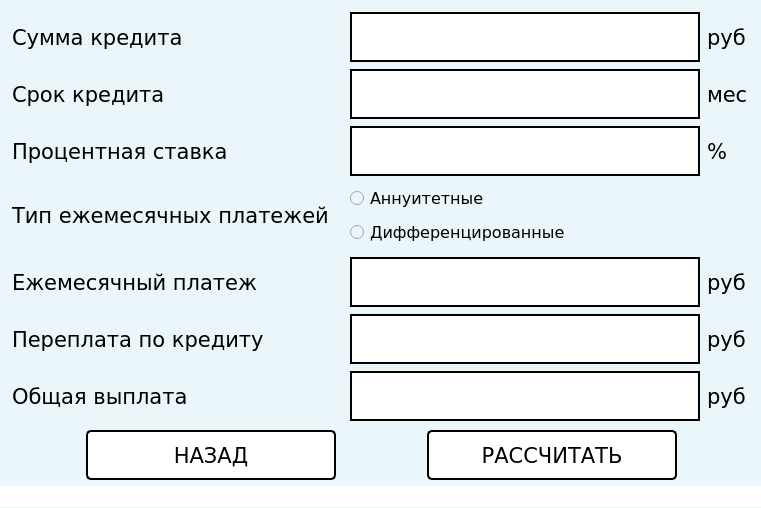
<?xml version="1.0" encoding="UTF-8"?>
<ui version="4.0">
 <class>Credit</class>
 <widget class="QWidget" name="Credit">
  <property name="geometry">
   <rect>
    <x>0</x>
    <y>0</y>
    <width>761</width>
    <height>508</height>
   </rect>
  </property>
  <property name="minimumSize">
   <size>
    <width>0</width>
    <height>0</height>
   </size>
  </property>
  <property name="maximumSize">
   <size>
    <width>1000</width>
    <height>1000</height>
   </size>
  </property>
  <property name="windowTitle">
   <string>Кредитный калькулятор</string>
  </property>
  <property name="styleSheet">
   <string notr="true">background-color: rgb(234, 246, 249)</string>
  </property>
  <widget class="QLabel" name="label_error">
   <property name="geometry">
    <rect>
     <x>0</x>
     <y>486</y>
     <width>761</width>
     <height>21</height>
    </rect>
   </property>
   <property name="minimumSize">
    <size>
     <width>500</width>
     <height>0</height>
    </size>
   </property>
   <property name="maximumSize">
    <size>
     <width>1000</width>
     <height>16777215</height>
    </size>
   </property>
   <property name="font">
    <font>
     <family>Verdana</family>
     <pointsize>10</pointsize>
     <bold>true</bold>
    </font>
   </property>
   <property name="styleSheet">
    <string notr="true">background-color: white;
border: 0px solid black;
border-left: 0px;
border-right: 0px;
color: red;
</string>
   </property>
   <property name="text">
    <string/>
   </property>
   <property name="alignment">
    <set>Qt::AlignCenter</set>
   </property>
  </widget>
  <widget class="QLabel" name="result_pay">
   <property name="geometry">
    <rect>
     <x>350</x>
     <y>257</y>
     <width>350</width>
     <height>50</height>
    </rect>
   </property>
   <property name="minimumSize">
    <size>
     <width>350</width>
     <height>50</height>
    </size>
   </property>
   <property name="maximumSize">
    <size>
     <width>350</width>
     <height>50</height>
    </size>
   </property>
   <property name="font">
    <font>
     <family>Verdana</family>
     <pointsize>16</pointsize>
     <bold>false</bold>
    </font>
   </property>
   <property name="cursor">
    <cursorShape>IBeamCursor</cursorShape>
   </property>
   <property name="mouseTracking">
    <bool>true</bool>
   </property>
   <property name="tabletTracking">
    <bool>false</bool>
   </property>
   <property name="focusPolicy">
    <enum>Qt::NoFocus</enum>
   </property>
   <property name="acceptDrops">
    <bool>false</bool>
   </property>
   <property name="styleSheet">
    <string notr="true">QLabel {
background-color: white;
border: 2px solid black;
color: black;
font-size: 16pt;
}</string>
   </property>
   <property name="text">
    <string/>
   </property>
   <property name="alignment">
    <set>Qt::AlignCenter</set>
   </property>
   <property name="wordWrap">
    <bool>false</bool>
   </property>
  </widget>
  <widget class="QLabel" name="result_proc">
   <property name="geometry">
    <rect>
     <x>350</x>
     <y>314</y>
     <width>350</width>
     <height>50</height>
    </rect>
   </property>
   <property name="minimumSize">
    <size>
     <width>350</width>
     <height>50</height>
    </size>
   </property>
   <property name="maximumSize">
    <size>
     <width>350</width>
     <height>50</height>
    </size>
   </property>
   <property name="font">
    <font>
     <family>Verdana</family>
     <pointsize>20</pointsize>
     <bold>false</bold>
    </font>
   </property>
   <property name="cursor">
    <cursorShape>IBeamCursor</cursorShape>
   </property>
   <property name="mouseTracking">
    <bool>true</bool>
   </property>
   <property name="styleSheet">
    <string notr="true">QLabel {
background-color: white;
border: 2px solid black;
color: black;
font-size: 20pt;
}</string>
   </property>
   <property name="text">
    <string/>
   </property>
   <property name="alignment">
    <set>Qt::AlignCenter</set>
   </property>
   <property name="wordWrap">
    <bool>false</bool>
   </property>
  </widget>
  <widget class="QLabel" name="result_pay_proc">
   <property name="geometry">
    <rect>
     <x>350</x>
     <y>371</y>
     <width>350</width>
     <height>50</height>
    </rect>
   </property>
   <property name="minimumSize">
    <size>
     <width>350</width>
     <height>50</height>
    </size>
   </property>
   <property name="maximumSize">
    <size>
     <width>350</width>
     <height>50</height>
    </size>
   </property>
   <property name="font">
    <font>
     <family>Verdana</family>
     <pointsize>20</pointsize>
     <bold>false</bold>
    </font>
   </property>
   <property name="cursor">
    <cursorShape>IBeamCursor</cursorShape>
   </property>
   <property name="mouseTracking">
    <bool>true</bool>
   </property>
   <property name="styleSheet">
    <string notr="true">QLabel {
background-color: white;
border: 2px solid black;
color: black;
font-size: 20pt;
}</string>
   </property>
   <property name="text">
    <string/>
   </property>
   <property name="alignment">
    <set>Qt::AlignCenter</set>
   </property>
   <property name="wordWrap">
    <bool>false</bool>
   </property>
  </widget>
  <widget class="QLabel" name="x_min_7">
   <property name="geometry">
    <rect>
     <x>707</x>
     <y>136</y>
     <width>50</width>
     <height>30</height>
    </rect>
   </property>
   <property name="minimumSize">
    <size>
     <width>0</width>
     <height>30</height>
    </size>
   </property>
   <property name="maximumSize">
    <size>
     <width>16777215</width>
     <height>30</height>
    </size>
   </property>
   <property name="font">
    <font>
     <family>Verdana</family>
     <pointsize>16</pointsize>
    </font>
   </property>
   <property name="text">
    <string>%</string>
   </property>
   <property name="alignment">
    <set>Qt::AlignLeading|Qt::AlignLeft|Qt::AlignVCenter</set>
   </property>
  </widget>
  <widget class="QLabel" name="x_min_3">
   <property name="geometry">
    <rect>
     <x>12</x>
     <y>136</y>
     <width>331</width>
     <height>30</height>
    </rect>
   </property>
   <property name="minimumSize">
    <size>
     <width>0</width>
     <height>30</height>
    </size>
   </property>
   <property name="maximumSize">
    <size>
     <width>16777215</width>
     <height>30</height>
    </size>
   </property>
   <property name="font">
    <font>
     <family>Verdana</family>
     <pointsize>16</pointsize>
    </font>
   </property>
   <property name="text">
    <string>Процентная ставка</string>
   </property>
   <property name="alignment">
    <set>Qt::AlignLeading|Qt::AlignLeft|Qt::AlignVCenter</set>
   </property>
  </widget>
  <widget class="QLabel" name="x_min_12">
   <property name="geometry">
    <rect>
     <x>707</x>
     <y>324</y>
     <width>50</width>
     <height>30</height>
    </rect>
   </property>
   <property name="minimumSize">
    <size>
     <width>0</width>
     <height>30</height>
    </size>
   </property>
   <property name="maximumSize">
    <size>
     <width>16777215</width>
     <height>30</height>
    </size>
   </property>
   <property name="font">
    <font>
     <family>Verdana</family>
     <pointsize>16</pointsize>
    </font>
   </property>
   <property name="text">
    <string>руб</string>
   </property>
   <property name="alignment">
    <set>Qt::AlignLeading|Qt::AlignLeft|Qt::AlignVCenter</set>
   </property>
  </widget>
  <widget class="QLabel" name="x_min_5">
   <property name="geometry">
    <rect>
     <x>707</x>
     <y>22</y>
     <width>50</width>
     <height>30</height>
    </rect>
   </property>
   <property name="minimumSize">
    <size>
     <width>0</width>
     <height>30</height>
    </size>
   </property>
   <property name="maximumSize">
    <size>
     <width>16777215</width>
     <height>30</height>
    </size>
   </property>
   <property name="font">
    <font>
     <family>Verdana</family>
     <pointsize>16</pointsize>
    </font>
   </property>
   <property name="text">
    <string>руб</string>
   </property>
   <property name="alignment">
    <set>Qt::AlignLeading|Qt::AlignLeft|Qt::AlignVCenter</set>
   </property>
  </widget>
  <widget class="QLabel" name="x_min_4">
   <property name="geometry">
    <rect>
     <x>12</x>
     <y>186</y>
     <width>331</width>
     <height>60</height>
    </rect>
   </property>
   <property name="minimumSize">
    <size>
     <width>0</width>
     <height>30</height>
    </size>
   </property>
   <property name="maximumSize">
    <size>
     <width>16777215</width>
     <height>60</height>
    </size>
   </property>
   <property name="font">
    <font>
     <family>Verdana</family>
     <pointsize>16</pointsize>
    </font>
   </property>
   <property name="text">
    <string>&lt;html&gt;&lt;head/&gt;&lt;body&gt;&lt;p&gt;Тип ежемесячных платежей&lt;/p&gt;&lt;/body&gt;&lt;/html&gt;</string>
   </property>
   <property name="alignment">
    <set>Qt::AlignLeading|Qt::AlignLeft|Qt::AlignVCenter</set>
   </property>
   <property name="wordWrap">
    <bool>true</bool>
   </property>
  </widget>
  <widget class="QLabel" name="x_min_2">
   <property name="geometry">
    <rect>
     <x>12</x>
     <y>79</y>
     <width>331</width>
     <height>30</height>
    </rect>
   </property>
   <property name="minimumSize">
    <size>
     <width>0</width>
     <height>30</height>
    </size>
   </property>
   <property name="maximumSize">
    <size>
     <width>16777215</width>
     <height>30</height>
    </size>
   </property>
   <property name="font">
    <font>
     <family>Verdana</family>
     <pointsize>16</pointsize>
    </font>
   </property>
   <property name="text">
    <string>Срок кредита</string>
   </property>
   <property name="alignment">
    <set>Qt::AlignLeading|Qt::AlignLeft|Qt::AlignVCenter</set>
   </property>
  </widget>
  <widget class="QLineEdit" name="Summa_credit_lab">
   <property name="geometry">
    <rect>
     <x>350</x>
     <y>12</y>
     <width>350</width>
     <height>50</height>
    </rect>
   </property>
   <property name="minimumSize">
    <size>
     <width>350</width>
     <height>50</height>
    </size>
   </property>
   <property name="maximumSize">
    <size>
     <width>350</width>
     <height>50</height>
    </size>
   </property>
   <property name="font">
    <font>
     <family>Verdana</family>
     <pointsize>21</pointsize>
    </font>
   </property>
   <property name="styleSheet">
    <string notr="true">QLineEdit {
background-color: white;
border: 2px solid black;

color: black;
font-size: 21pt;
}</string>
   </property>
   <property name="alignment">
    <set>Qt::AlignCenter</set>
   </property>
  </widget>
  <widget class="QLineEdit" name="Time_credit_lab">
   <property name="geometry">
    <rect>
     <x>350</x>
     <y>69</y>
     <width>350</width>
     <height>50</height>
    </rect>
   </property>
   <property name="minimumSize">
    <size>
     <width>350</width>
     <height>50</height>
    </size>
   </property>
   <property name="maximumSize">
    <size>
     <width>350</width>
     <height>50</height>
    </size>
   </property>
   <property name="font">
    <font>
     <family>Verdana</family>
     <pointsize>21</pointsize>
    </font>
   </property>
   <property name="styleSheet">
    <string notr="true">QLineEdit {
background-color: white;
border: 2px solid black;

color: black;
font-size: 21pt;
}</string>
   </property>
   <property name="alignment">
    <set>Qt::AlignCenter</set>
   </property>
  </widget>
  <widget class="QLabel" name="x_min_8">
   <property name="geometry">
    <rect>
     <x>12</x>
     <y>267</y>
     <width>331</width>
     <height>30</height>
    </rect>
   </property>
   <property name="minimumSize">
    <size>
     <width>0</width>
     <height>30</height>
    </size>
   </property>
   <property name="maximumSize">
    <size>
     <width>16777215</width>
     <height>30</height>
    </size>
   </property>
   <property name="font">
    <font>
     <family>Verdana</family>
     <pointsize>16</pointsize>
    </font>
   </property>
   <property name="text">
    <string>Ежемесячный платеж</string>
   </property>
   <property name="alignment">
    <set>Qt::AlignLeading|Qt::AlignLeft|Qt::AlignVCenter</set>
   </property>
  </widget>
  <widget class="QLabel" name="x_min_9">
   <property name="geometry">
    <rect>
     <x>12</x>
     <y>324</y>
     <width>331</width>
     <height>30</height>
    </rect>
   </property>
   <property name="minimumSize">
    <size>
     <width>0</width>
     <height>30</height>
    </size>
   </property>
   <property name="maximumSize">
    <size>
     <width>16777215</width>
     <height>30</height>
    </size>
   </property>
   <property name="font">
    <font>
     <family>Verdana</family>
     <pointsize>16</pointsize>
    </font>
   </property>
   <property name="text">
    <string>Переплата по кредиту</string>
   </property>
   <property name="alignment">
    <set>Qt::AlignLeading|Qt::AlignLeft|Qt::AlignVCenter</set>
   </property>
  </widget>
  <widget class="QLabel" name="x_min_13">
   <property name="geometry">
    <rect>
     <x>707</x>
     <y>381</y>
     <width>50</width>
     <height>30</height>
    </rect>
   </property>
   <property name="minimumSize">
    <size>
     <width>0</width>
     <height>30</height>
    </size>
   </property>
   <property name="maximumSize">
    <size>
     <width>16777215</width>
     <height>30</height>
    </size>
   </property>
   <property name="font">
    <font>
     <family>Verdana</family>
     <pointsize>16</pointsize>
    </font>
   </property>
   <property name="text">
    <string>руб</string>
   </property>
   <property name="alignment">
    <set>Qt::AlignLeading|Qt::AlignLeft|Qt::AlignVCenter</set>
   </property>
  </widget>
  <widget class="QLineEdit" name="Proc_stavka_lab">
   <property name="geometry">
    <rect>
     <x>350</x>
     <y>126</y>
     <width>350</width>
     <height>50</height>
    </rect>
   </property>
   <property name="minimumSize">
    <size>
     <width>350</width>
     <height>50</height>
    </size>
   </property>
   <property name="maximumSize">
    <size>
     <width>350</width>
     <height>50</height>
    </size>
   </property>
   <property name="font">
    <font>
     <family>Verdana</family>
     <pointsize>21</pointsize>
    </font>
   </property>
   <property name="styleSheet">
    <string notr="true">QLineEdit {
background-color: white;
border: 2px solid black;

color: black;
font-size: 21pt;
}</string>
   </property>
   <property name="alignment">
    <set>Qt::AlignCenter</set>
   </property>
  </widget>
  <widget class="QLabel" name="x_min_11">
   <property name="geometry">
    <rect>
     <x>707</x>
     <y>267</y>
     <width>50</width>
     <height>30</height>
    </rect>
   </property>
   <property name="minimumSize">
    <size>
     <width>0</width>
     <height>30</height>
    </size>
   </property>
   <property name="maximumSize">
    <size>
     <width>16777215</width>
     <height>30</height>
    </size>
   </property>
   <property name="font">
    <font>
     <family>Verdana</family>
     <pointsize>16</pointsize>
    </font>
   </property>
   <property name="text">
    <string>руб</string>
   </property>
   <property name="alignment">
    <set>Qt::AlignLeading|Qt::AlignLeft|Qt::AlignVCenter</set>
   </property>
  </widget>
  <widget class="QLabel" name="x_min_10">
   <property name="geometry">
    <rect>
     <x>12</x>
     <y>381</y>
     <width>331</width>
     <height>30</height>
    </rect>
   </property>
   <property name="minimumSize">
    <size>
     <width>0</width>
     <height>30</height>
    </size>
   </property>
   <property name="maximumSize">
    <size>
     <width>16777215</width>
     <height>30</height>
    </size>
   </property>
   <property name="font">
    <font>
     <family>Verdana</family>
     <pointsize>16</pointsize>
    </font>
   </property>
   <property name="text">
    <string>Общая выплата</string>
   </property>
   <property name="alignment">
    <set>Qt::AlignLeading|Qt::AlignLeft|Qt::AlignVCenter</set>
   </property>
  </widget>
  <widget class="QLabel" name="x_min_6">
   <property name="geometry">
    <rect>
     <x>707</x>
     <y>79</y>
     <width>50</width>
     <height>30</height>
    </rect>
   </property>
   <property name="minimumSize">
    <size>
     <width>0</width>
     <height>30</height>
    </size>
   </property>
   <property name="maximumSize">
    <size>
     <width>16777215</width>
     <height>30</height>
    </size>
   </property>
   <property name="font">
    <font>
     <family>Verdana</family>
     <pointsize>16</pointsize>
    </font>
   </property>
   <property name="text">
    <string>мес</string>
   </property>
   <property name="alignment">
    <set>Qt::AlignLeading|Qt::AlignLeft|Qt::AlignVCenter</set>
   </property>
  </widget>
  <widget class="QLabel" name="x_min">
   <property name="geometry">
    <rect>
     <x>12</x>
     <y>22</y>
     <width>331</width>
     <height>30</height>
    </rect>
   </property>
   <property name="minimumSize">
    <size>
     <width>0</width>
     <height>30</height>
    </size>
   </property>
   <property name="maximumSize">
    <size>
     <width>16777215</width>
     <height>30</height>
    </size>
   </property>
   <property name="font">
    <font>
     <family>Verdana</family>
     <pointsize>16</pointsize>
    </font>
   </property>
   <property name="text">
    <string>Сумма кредита</string>
   </property>
   <property name="alignment">
    <set>Qt::AlignLeading|Qt::AlignLeft|Qt::AlignVCenter</set>
   </property>
  </widget>
  <widget class="QWidget" name="">
   <property name="geometry">
    <rect>
     <x>350</x>
     <y>183</y>
     <width>268</width>
     <height>67</height>
    </rect>
   </property>
   <layout class="QVBoxLayout" name="verticalLayout">
    <item>
     <widget class="QRadioButton" name="button_annu">
      <property name="font">
       <font>
        <family>Verdana</family>
        <pointsize>12</pointsize>
       </font>
      </property>
      <property name="text">
       <string>Аннуитетные</string>
      </property>
     </widget>
    </item>
    <item>
     <widget class="QRadioButton" name="button_diff">
      <property name="font">
       <font>
        <family>Verdana</family>
        <pointsize>12</pointsize>
       </font>
      </property>
      <property name="text">
       <string>Дифференцированные</string>
      </property>
     </widget>
    </item>
   </layout>
  </widget>
  <widget class="QWidget" name="">
   <property name="geometry">
    <rect>
     <x>1</x>
     <y>429</y>
     <width>761</width>
     <height>52</height>
    </rect>
   </property>
   <layout class="QHBoxLayout" name="horizontalLayout">
    <item>
     <widget class="QPushButton" name="button_back">
      <property name="minimumSize">
       <size>
        <width>250</width>
        <height>50</height>
       </size>
      </property>
      <property name="maximumSize">
       <size>
        <width>200</width>
        <height>50</height>
       </size>
      </property>
      <property name="font">
       <font>
        <family>Verdana</family>
        <pointsize>16</pointsize>
        <bold>false</bold>
       </font>
      </property>
      <property name="mouseTracking">
       <bool>true</bool>
      </property>
      <property name="styleSheet">
       <string notr="true">
QPushButton {
	background-color: white;
	border: 2px solid black;
	border-radius: 5px;
}

QPushButton:hover {
	background-color: rgb(176, 254, 255)
}

QPushButton:pressed {
	background-color: rgb(87, 252, 255)
}</string>
      </property>
      <property name="text">
       <string>НАЗАД</string>
      </property>
     </widget>
    </item>
    <item>
     <widget class="QPushButton" name="button_OK">
      <property name="minimumSize">
       <size>
        <width>250</width>
        <height>50</height>
       </size>
      </property>
      <property name="maximumSize">
       <size>
        <width>200</width>
        <height>50</height>
       </size>
      </property>
      <property name="font">
       <font>
        <family>Verdana</family>
        <pointsize>16</pointsize>
        <bold>false</bold>
       </font>
      </property>
      <property name="mouseTracking">
       <bool>true</bool>
      </property>
      <property name="styleSheet">
       <string notr="true">
QPushButton {
	background-color: white;
	border: 2px solid black;
	border-radius: 5px;
}

QPushButton:hover {
	background-color: rgb(176, 254, 255)
}

QPushButton:pressed {
	background-color: rgb(87, 252, 255)
}</string>
      </property>
      <property name="text">
       <string>РАССЧИТАТЬ</string>
      </property>
     </widget>
    </item>
   </layout>
  </widget>
 </widget>
 <resources/>
 <connections/>
</ui>
